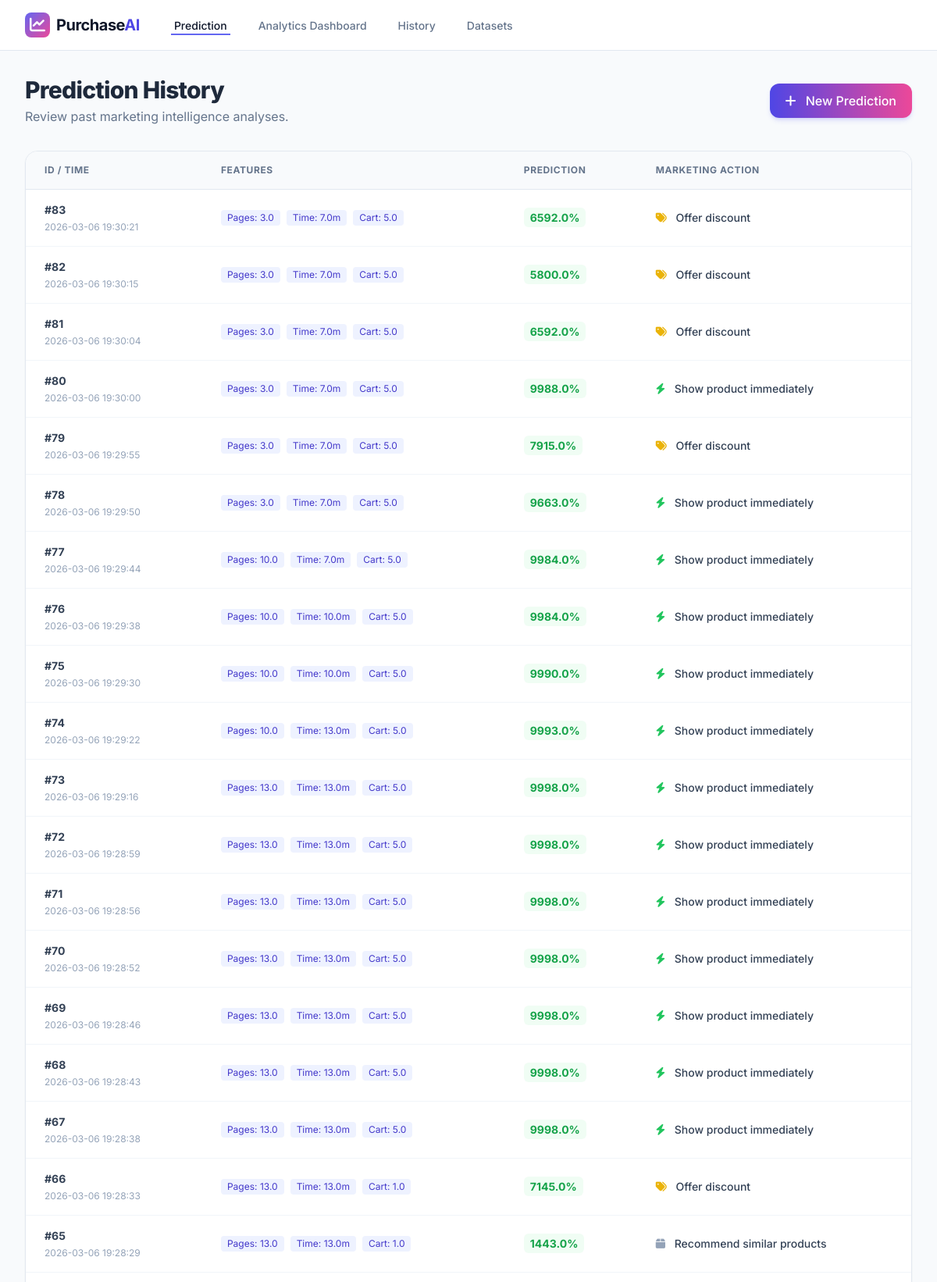
The app's page /history (upper part) with its own data.
### tables this page shows
CREATE TABLE predictions (
                id INTEGER PRIMARY KEY AUTOINCREMENT,
                pages_viewed REAL,
                time_spent REAL,
                cart_additions REAL,
                previous_purchases REAL,
                probability REAL,
                recommendation TEXT,
                timestamp DATETIME DEFAULT CURRENT_TIMESTAMP
            );

### app.py (the view)
@app.route("/history")
def history():
    db = get_db()
    cursor = db.cursor()
    cursor.execute('SELECT * FROM predictions ORDER BY timestamp DESC LIMIT 50')
    predictions = cursor.fetchall()
    return render_template("history.html", predictions=predictions)

### app.py (called while the page is built)
def get_db():
    db = getattr(g, '_database', None)
    if db is None:
        db = g._database = sqlite3.connect(app.config['DATABASE'])
        db.row_factory = sqlite3.Row
    return db

@app.teardown_appcontext
def close_connection(exception):
    db = getattr(g, '_database', None)
    if db is not None:
        db.close()

### templates/history.html (shortened to what this page needs)
{% extends "base.html" %}
{% block content %}
<div class="animate-fade-in space-y-6">
    <div class="flex justify-between items-center mb-8">
        <div>
            <h1 class="text-3xl font-extrabold text-slate-800 tracking-tight">Prediction History</h1>
            <p class="text-slate-500 mt-1">Review past marketing intelligence analyses.</p>
        </div>
        <a href="/" class="btn-gradient text-white px-5 py-2.5 rounded-xl font-medium shadow-md shadow-indigo-500/20">
            <i class="fa-solid fa-plus mr-2"></i> New Prediction
        </a>
    </div>
    <div class="glass-card bg-white rounded-2xl shadow-sm border border-slate-200 overflow-hidden">
        <div class="overflow-x-auto">
            <table class="w-full text-left text-sm whitespace-nowrap">
                <thead class="uppercase tracking-wider border-b border-slate-200 bg-slate-50 text-slate-500 text-xs font-semibold">
                    <tr>
                        <th class="px-6 py-4">ID / Time</th>
                        <th class="px-6 py-4">Features</th>
                        <th class="px-6 py-4">Prediction</th>
                        <th class="px-6 py-4">Marketing Action</th>
                    </tr>
                </thead>
                <tbody class="divide-y divide-slate-100">
                    {% for p in predictions %}
                    <tr class="hover:bg-slate-50 transition-colors">
                        <td class="px-6 py-4 border-b border-slate-100">
                            <span class="font-bold text-slate-700">#{{ p.id }}</span>
                            <div class="text-xs text-slate-400 mt-1">{{ p.timestamp }}</div>
                        </td>
                        <td class="px-6 py-4 border-b border-slate-100">
                            <div class="flex flex-wrap gap-2">
                                <span class="bg-indigo-50 text-indigo-700 px-2 py-0.5 rounded text-xs">Pages: {{ p.pages_viewed }}</span>
                                <span class="bg-indigo-50 text-indigo-700 px-2 py-0.5 rounded text-xs">Time: {{ p.time_spent }}m</span>
                                <span class="bg-indigo-50 text-indigo-700 px-2 py-0.5 rounded text-xs">Cart: {{ p.cart_additions }}</span>
                            </div>
                        </td>
                        <td class="px-6 py-4 border-b border-slate-100">
                            {% set prob = (p.probability * 100) | round(2) %}
                            {% if prob >= 80 %}
                                <span class="text-green-600 font-bold bg-green-50 px-2 py-1 rounded-md">{{ prob }}%</span>
                            {% elif prob >= 50 %}
                                <span class="text-yellow-600 font-bold bg-yellow-50 px-2 py-1 rounded-md">{{ prob }}%</span>
                            {% else %}
                                <span class="text-red-500 font-bold bg-red-50 px-2 py-1 rounded-md">{{ prob }}%</span>
                            {% endif %}
                        </td>
                        <td class="px-6 py-4 border-b border-slate-100 font-medium text-slate-700">
                            {% if "Show" in p.recommendation %}
                                <i class="fa-solid fa-bolt text-green-500 mr-2"></i> {{ p.recommendation }}
                            {% elif "discount" in p.recommendation %}
                                <i class="fa-solid fa-tags text-yellow-500 mr-2"></i> {{ p.recommendation }}
                            {% else %}
                                <i class="fa-solid fa-box text-slate-400 mr-2"></i> {{ p.recommendation }}
                            {% endif %}
                        </td>
                    </tr>
                    {% endfor %}
                </tbody>
            </table>
        </div>
    </div>
</div>
{% endblock %}

### templates/base.html (shortened to what this page needs)
<!DOCTYPE html>
<html lang="en">
<head>
    <script src="https://cdn.tailwindcss.com"></script>
    <link rel="stylesheet" href="https://cdnjs.cloudflare.com/ajax/libs/font-awesome/6.4.0/css/all.min.css"/>
</head>
<body class="text-slate-800 antialiased min-h-screen flex flex-col">
    <nav class="bg-white border-b border-slate-200 sticky top-0 z-50">
        <div class="max-w-7xl mx-auto px-4 sm:px-6 lg:px-8">
            <div class="flex justify-between h-16">
                <div class="flex items-center">
                    <a href="/" class="flex-shrink-0 flex items-center gap-2">
                        <div class="w-8 h-8 rounded-lg bg-gradient-to-br from-indigo-500 to-pink-500 flex items-center justify-center text-white font-bold text-xl">
                            <i class="fa-solid fa-chart-line"></i>
                        </div>
                        <span class="font-bold text-xl tracking-tight text-slate-900">Purchase<span class="text-indigo-600">AI</span></span>
                    </a>
                    <div class="hidden md:ml-10 md:flex md:space-x-8">
                        <a href="/" class="border-indigo-500 text-slate-900 inline-flex items-center px-1 pt-1 border-b-2 text-sm font-medium">Prediction</a>
                        <a href="/dashboard" class="border-transparent text-slate-500 hover:border-slate-300 hover:text-slate-700 inline-flex items-center px-1 pt-1 border-b-2 text-sm font-medium">Analytics Dashboard</a>
                        <a href="/history" class="border-transparent text-slate-500 hover:border-slate-300 hover:text-slate-700 inline-flex items-center px-1 pt-1 border-b-2 text-sm font-medium">History</a>
                        <a href="/upload-dataset" class="border-transparent text-slate-500 hover:border-slate-300 hover:text-slate-700 inline-flex items-center px-1 pt-1 border-b-2 text-sm font-medium">Datasets</a>
                    </div>
                </div>
            </div>
        </div>
    </nav>
    <main class="flex-1 max-w-7xl w-full mx-auto p-4 sm:p-6 lg:p-8">
        {% block content %}{% endblock %}
    </main>
</body>
</html>

### templates/base.html (style rules this page uses)
body { font-family: 'Inter', sans-serif; background-color: #f8fafc; }
.animate-fade-in { animation: fadeIn 0.8s ease-out; }
.btn-gradient { background: linear-gradient(to right, #4f46e5, #ec4899); transition: all 0.3s ease; }
.glass-card { background: rgba(255, 255, 255, 0.95); backdrop-filter: blur(10px); border: 1px solid rgba(255, 255, 255, 0.2); box-shadow: 0 4px 6px -1px rgba(0, 0, 0, 0.1), 0 2px 4px -1px rgba(0, 0, 0, 0.06); }

### records on screen
predictions: id "83", timestamp "2026-03-06 19:30:21", pages_viewed "3.0", time_spent "7.0", cart_additions "5.0", prob "6592.0", recommendation "Offer discount"
predictions: id "82", timestamp "2026-03-06 19:30:15", pages_viewed "3.0", time_spent "7.0", cart_additions "5.0", prob "5800.0", recommendation "Offer discount"
predictions: id "81", timestamp "2026-03-06 19:30:04", pages_viewed "3.0", time_spent "7.0", cart_additions "5.0", prob "6592.0", recommendation "Offer discount"
predictions: id "80", timestamp "2026-03-06 19:30:00", pages_viewed "3.0", time_spent "7.0", cart_additions "5.0", prob "9988.0", recommendation "Show product immediately"
predictions: id "79", timestamp "2026-03-06 19:29:55", pages_viewed "3.0", time_spent "7.0", cart_additions "5.0", prob "7915.0", recommendation "Offer discount"
predictions: id "78", timestamp "2026-03-06 19:29:50", pages_viewed "3.0", time_spent "7.0", cart_additions "5.0", prob "9663.0", recommendation "Show product immediately"
predictions: id "77", timestamp "2026-03-06 19:29:44", pages_viewed "10.0", time_spent "7.0", cart_additions "5.0", prob "9984.0", recommendation "Show product immediately"
predictions: id "76", timestamp "2026-03-06 19:29:38", pages_viewed "10.0", time_spent "10.0", cart_additions "5.0", prob "9984.0", recommendation "Show product immediately"
predictions: id "75", timestamp "2026-03-06 19:29:30", pages_viewed "10.0", time_spent "10.0", cart_additions "5.0", prob "9990.0", recommendation "Show product immediately"
predictions: id "74", timestamp "2026-03-06 19:29:22", pages_viewed "10.0", time_spent "13.0", cart_additions "5.0", prob "9993.0", recommendation "Show product immediately"
predictions: id "73", timestamp "2026-03-06 19:29:16", pages_viewed "13.0", time_spent "13.0", cart_additions "5.0", prob "9998.0", recommendation "Show product immediately"
predictions: id "72", timestamp "2026-03-06 19:28:59", pages_viewed "13.0", time_spent "13.0", cart_additions "5.0", prob "9998.0", recommendation "Show product immediately"
predictions: id "71", timestamp "2026-03-06 19:28:56", pages_viewed "13.0", time_spent "13.0", cart_additions "5.0", prob "9998.0", recommendation "Show product immediately"
predictions: id "70", timestamp "2026-03-06 19:28:52", pages_viewed "13.0", time_spent "13.0", cart_additions "5.0", prob "9998.0", recommendation "Show product immediately"
predictions: id "69", timestamp "2026-03-06 19:28:46", pages_viewed "13.0", time_spent "13.0", cart_additions "5.0", prob "9998.0", recommendation "Show product immediately"
predictions: id "68", timestamp "2026-03-06 19:28:43", pages_viewed "13.0", time_spent "13.0", cart_additions "5.0", prob "9998.0", recommendation "Show product immediately"
predictions: id "67", timestamp "2026-03-06 19:28:38", pages_viewed "13.0", time_spent "13.0", cart_additions "5.0", prob "9998.0", recommendation "Show product immediately"
predictions: id "66", timestamp "2026-03-06 19:28:33", pages_viewed "13.0", time_spent "13.0", cart_additions "1.0", prob "7145.0", recommendation "Offer discount"
predictions: id "65", timestamp "2026-03-06 19:28:29", pages_viewed "13.0", time_spent "13.0", cart_additions "1.0", prob "1443.0", recommendation "Recommend similar products"
